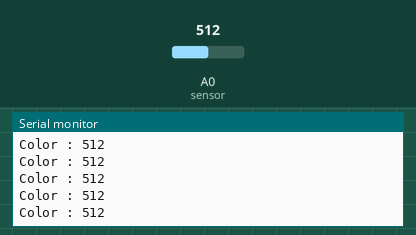
Bench run of a sketch on a simulated Arduino Uno, built with avr-gcc and run on an emulated ATmega328P. Parts: the last lines printed to the serial monitor. The test bench sets the inputs (shaded band); at power-on: A0 (sensor) = 512.

Above: at 1.4 s.
1.5 s: A0 (sensor) set to 11
At 2.5 s:
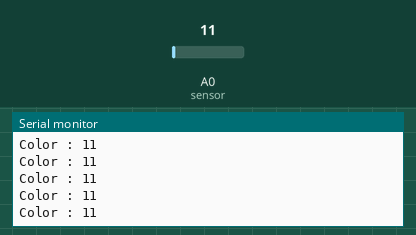
4.5 s: A0 (sensor) set to 8
At 5.2 s:
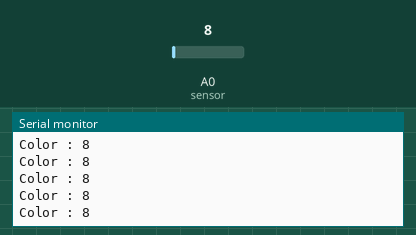
Timing chart, 0 to 7.5 s (numbered marks = the images above; inputs shaded):
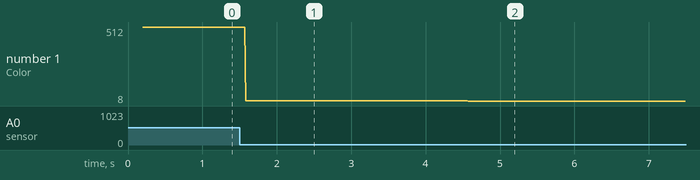

The sketch:

IR_Sensor_test.ino
```cpp
#include <Servo.h>

#define sensor A0


void setup() {

  pinMode(sensor, INPUT);

  delay(200);

  Serial.begin(9600);
}

void loop() {
  int   readsen = analogRead(sensor);

  Serial.print("Color : ");
  Serial.println(readsen);

  if (readsen > 800)
  {
    //do something
  }


}
```

Measured:
- after the input at 1.5 s, the serial monitor: prints a new line after 0.08 s (image 1)
- after the input at 4.5 s, the serial monitor: prints a new line after 0.07 s (image 2)
- plotted number 1: 512 → 11 after the input at 1.5 s, 11 → 8 after the input at 4.5 s
